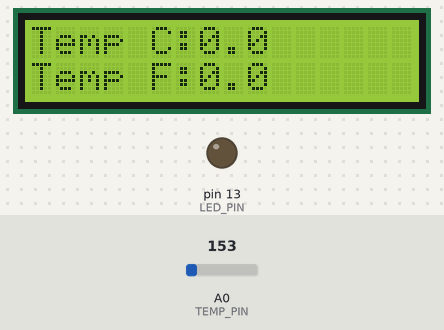
A sketch run on a simulated Arduino Uno, built with avr-gcc and run on an emulated ATmega328P. Shown: 16×2 character LCD, output pins drawn as LEDs (lit = HIGH). The inputs (shaded band) are chosen by the test bench; at power-on: A0 (TEMP_PIN) = 153.

Above: at 0.1 s.

The sketch:

oppgave10_innlev5_pr_vdElegant.ino
```cpp
/*Lager en temperaturmåler som printer  temp. i C og F
 * Ledpin som lyser når temp går over en gitt grenseverdi.
 * To knapper som skal øke/senke den gitte grenseverdien.
 * prøvd å skrive 'elegant'
 */
 #include <LiquidCrystal.h>
 LiquidCrystal lcd(12,11,5,4,3,2);
const int LED_PIN = 13;
const int TEMP_PIN = A0;
const int BUTTON0 = 7;
const int BUTTON1 = 8;
const int LIMIT = 20; //Grenseverdi for LED dioden
float tempC;
float tempF;

void setup()
{
  pinMode(LED_PIN, OUTPUT);
  pinMode(TEMP_PIN, INPUT);
  pinMode(BUTTON0, INPUT);
  pinMode(BUTTON1, INPUT);
lcd.begin(16, 2);

}

void loop()
{
getTemps();
printTemps();
checkLimitValue();
}

float getTemps()
{
int tempReading = analogRead(TEMP_PIN);
float tempVolts = tempReading * 5 / 1024.0;
float tempC = (tempVolts - 0.5) * 100.0;
float tempF = tempC * 9.0 / 5.0 + 32.0;
}

float printTemps()
{
lcd.print("Temp C: ");
lcd.setCursor(7, 0);
lcd.print(tempC, 1);
lcd.setCursor(0, 1);
lcd.print("Temp F: ");
lcd.setCursor(7, 6);
lcd.print(tempF, 1);
delay(2000);
lcd.clear();

}

void checkLimitValue()
{
  if (LIMIT <= tempC)
{
digitalWrite(LED_PIN, HIGH);
}
}
```
